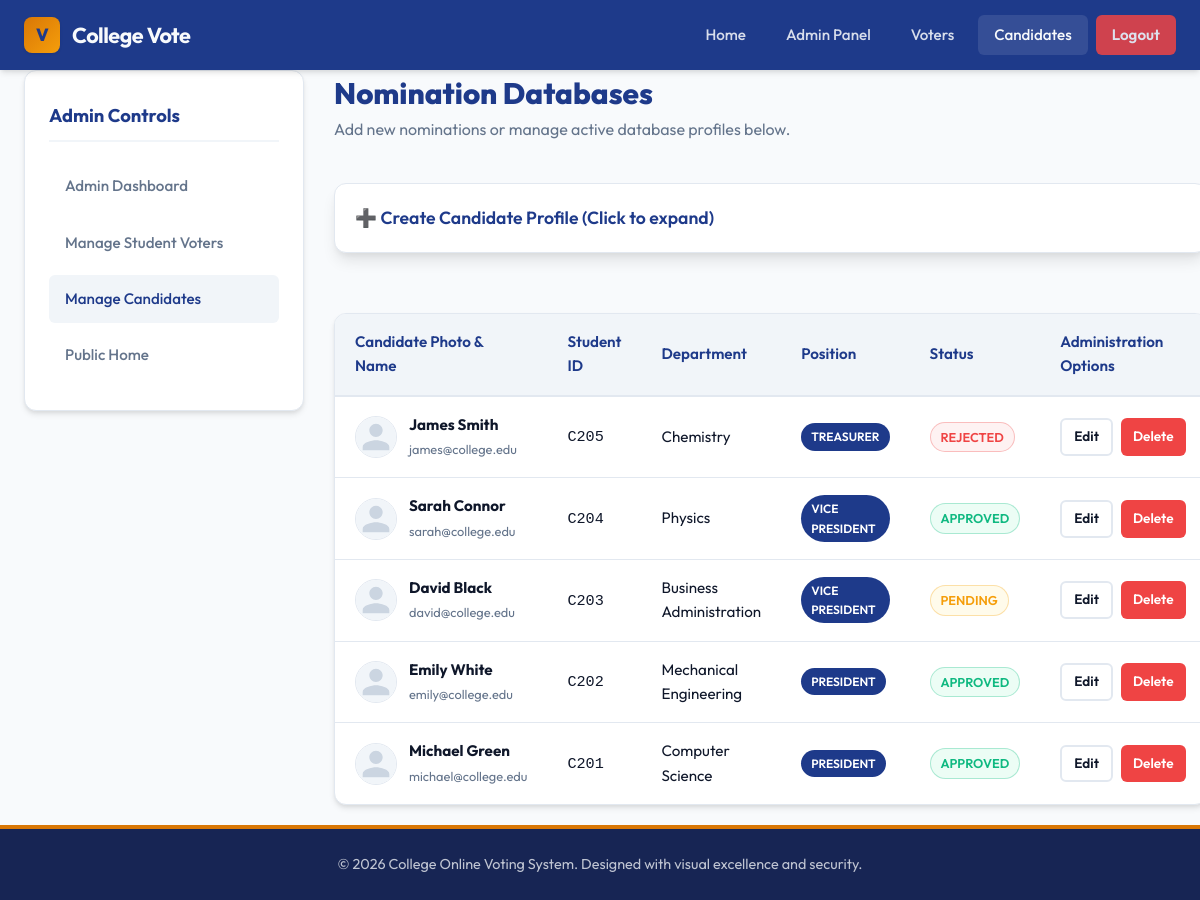
The app's page /admin/manage_candidates.php (signed in) with its own data.
### tables this page shows
CREATE TABLE IF NOT EXISTS `candidate_applications` (
  `id` INT AUTO_INCREMENT PRIMARY KEY,
  `student_id` VARCHAR(50) NOT NULL UNIQUE,
  `candidate_name` VARCHAR(100) NOT NULL,
  `department` VARCHAR(100) NOT NULL,
  `position` VARCHAR(100) NOT NULL,
  `email` VARCHAR(100) NOT NULL UNIQUE,
  `password` VARCHAR(255) NOT NULL,
  `photo` VARCHAR(255) NOT NULL,
  `manifesto` TEXT NOT NULL,
  `status` VARCHAR(20) DEFAULT 'Pending' NOT NULL  
);

### admin/manage_candidates.php (the view, shortened to what this page needs)
<?php
$active_page = "manage_candidates";
$path_prefix = "../";
include $path_prefix . 'config/db.php';
$error = "";
$action = $_GET['action'] ?? 'list';
$edit_id = intval($_GET['id'] ?? 0);
$edit_candidate = null;
$candidates_list = [];
try {
    $stmt = $pdo->query("SELECT * FROM candidate_applications ORDER BY id DESC");
    $candidates_list = $stmt->fetchAll();
} catch (PDOException $e) {
    $error = "Database fetch failure: " . $e->getMessage();
}
include $path_prefix . 'includes/header.php';
?>
<div class="dashboard-grid">
    <div class="dashboard-sidebar">
        <h3 class="sidebar-title">Admin Controls</h3>
        <ul class="sidebar-menu">
            <li><a href="dashboard.php" class="sidebar-link">Admin Dashboard</a></li>
            <li><a href="manage_students.php" class="sidebar-link">Manage Student Voters</a></li>
            <li><a href="manage_candidates.php" class="sidebar-link active">Manage Candidates</a></li>
            <li><a href="../index.php" class="sidebar-link">Public Home</a></li>
        </ul>
    </div>
    <div class="dashboard-content">
        <?php if ($action === 'edit' && $edit_candidate): ?>
            <!-- ==========================================================================
                 EDIT CANDIDATE FORM VIEW
                 ========================================================================== -->
            <div class="page-header">
                <div class="page-title">
                    <h1>Edit Candidate</h1>
                    <p>Modify nomination data and profiles for: <?php echo htmlspecialchars($edit_candidate['candidate_name']); ?></p>
                </div>
                <div>
                    <a href="manage_candidates.php" class="btn btn-outline btn-sm btn-inline">Back to List</a>
                </div>
            </div>
            <div class="form-card form-card-wide" style="margin: 0;">
                <form action="manage_candidates.php?action=edit&id=<?php echo $edit_id; ?>" method="POST" enctype="multipart/form-data" data-validate>
                    <input type="hidden" name="action_type" value="edit">
                    <div class="form-grid">
                        <div class="form-group">
                            <label for="candidate_name" class="form-label">Full Name</label>
                            <input type="text" id="candidate_name" name="candidate_name" class="form-control" required value="<?php echo htmlspecialchars($edit_candidate['candidate_name']); ?>">
                        </div>
                        <div class="form-group">
                            <label for="student_id" class="form-label">Student ID</label>
                            <input type="text" id="student_id" name="student_id" class="form-control" required value="<?php echo htmlspecialchars($edit_candidate['student_id']); ?>">
                        </div>
                    </div>
                    <div class="form-grid">
                        <div class="form-group">
                            <label for="department" class="form-label">Department</label>
                            <select id="department" name="department" class="form-control" required>
                                <option value="Computer Science" <?php echo $edit_candidate['department'] === 'Computer Science' ? 'selected' : ''; ?>>Computer Science</option>
                                <option value="Mechanical Engineering" <?php echo $edit_candidate['department'] === 'Mechanical Engineering' ? 'selected' : ''; ?>>Mechanical Engineering</option>
                                <option value="Electrical Engineering" <?php echo $edit_candidate['department'] === 'Electrical Engineering' ? 'selected' : ''; ?>>Electrical Engineering</option>
                                <option value="Business Administration" <?php echo $edit_candidate['department'] === 'Business Administration' ? 'selected' : ''; ?>>Business Administration</option>
                                <option value="Physics" <?php echo $edit_candidate['department'] === 'Physics' ? 'selected' : ''; ?>>Physics</option>
                                <option value="Chemistry" <?php echo $edit_candidate['department'] === 'Chemistry' ? 'selected' : ''; ?>>Chemistry</option>
                                <option value="Humanities" <?php echo $edit_candidate['department'] === 'Humanities' ? 'selected' : ''; ?>>Humanities</option>
                            </select>
                        </div>
                        <div class="form-group">
                            <label for="position" class="form-label">Position Applying For</label>
                            <select id="position" name="position" class="form-control" required>
                                <option value="President" <?php echo $edit_candidate['position'] === 'President' ? 'selected' : ''; ?>>President</option>
                                <option value="Vice President" <?php echo $edit_candidate['position'] === 'Vice President' ? 'selected' : ''; ?>>Vice President</option>
                                <option value="Secretary" <?php echo $edit_candidate['position'] === 'Secretary' ? 'selected' : ''; ?>>Secretary</option>
                                <option value="Treasurer" <?php echo $edit_candidate['position'] === 'Treasurer' ? 'selected' : ''; ?>>Treasurer</option>
                            </select>
                        </div>
                    </div>
                    <div class="form-grid">
                        <div class="form-group">
                            <label for="email" class="form-label">Email Address</label>
                            <input type="email" id="email" name="email" class="form-control" required value="<?php echo htmlspecialchars($edit_candidate['email']); ?>">
                        </div>
                        <div class="form-group">
                            <label for="status" class="form-label">nomination Status</label>
                            <select id="status" name="status" class="form-control" required>
                                <option value="Pending" <?php echo $edit_candidate['status'] === 'Pending' ? 'selected' : ''; ?>>Pending Evaluation</option>
                                <option value="Approved" <?php echo $edit_candidate['status'] === 'Approved' ? 'selected' : ''; ?>>Approved Candidate</option>
                                <option value="Rejected" <?php echo $edit_candidate['status'] === 'Rejected' ? 'selected' : ''; ?>>Rejected nomination</option>
                            </select>
                        </div>
                    </div>
                    <div class="form-group">
                        <label for="password" class="form-label">Password (Leave blank to keep current password)</label>
                        <input type="password" id="password" name="password" class="form-control" placeholder="Update password (optional)">
                    </div>
                    <div class="form-group">
                        <label class="form-label">Upload New Photo (Optional, replaces existing)</label>
                        <div class="photo-upload-container">
                            <?php
                                $preview_path = $path_prefix . "assets/images/uploads/" . $edit_candidate['photo'];
                                if (!file_exists($preview_path) || empty($edit_candidate['photo'])) {
                                    $preview_path = $path_prefix . "assets/images/" . $edit_candidate['photo'];
                                }
                                if (!file_exists($preview_path) || empty($edit_candidate['photo'])) {
                                    $preview_path = $path_prefix . "assets/images/default_candidate.svg";
                                }
                            ?>
                            <div id="photo-preview" class="photo-preview" style="background-image: url('<?php echo htmlspecialchars($preview_path); ?>'); background-size: cover; background-position: center;"></div>
                            <div style="flex-grow: 1;">
                                <input type="file" id="photo-input" name="photo" class="form-control" accept="image/*">
                            </div>
                        </div>
                    </div>
                    <div class="form-group">
                        <label for="manifesto" class="form-label">Manifesto / About Me</label>
                        <textarea id="manifesto" name="manifesto" class="form-control" required><?php echo htmlspecialchars($edit_candidate['manifesto']); ?></textarea>
                    </div>
                    <button type="submit" class="btn btn-secondary">Save Updates</button>
                </form>
            </div>
        <?php else: ?>
            <div class="page-header">
                <div class="page-title">
                    <h1>Nomination Databases</h1>
                    <p>Add new nominations or manage active database profiles below.</p>
                </div>
            </div>
            <details class="form-card" style="max-width: 100%; margin: 0; padding: 20px;" <?php echo (!empty($error) && isset($_POST['action_type']) && $_POST['action_type'] === 'add') ? 'open' : ''; ?>>
                <summary style="font-weight: 600; color: var(--primary); cursor: pointer; font-size: 1.1rem; outline: none; display: flex; align-items: center; gap: 8px;">
                    ➕ Create Candidate Profile (Click to expand)
                </summary>
            </details>
            <div class="table-responsive" style="margin-top: 30px;">
                <table class="table-premium">
                    <thead>
                        <tr>
                            <th>Candidate Photo & Name</th>
                            <th>Student ID</th>
                            <th>Department</th>
                            <th>Position</th>
                            <th>Status</th>
                            <th>Administration Options</th>
                        </tr>
                    </thead>
                    <tbody>
                        <?php if (count($candidates_list) === 0): ?>
                            <tr>
                                <td colspan="6" style="text-align: center; color: var(--text-muted);">No candidates exist in the system registry.</td>
                            </tr>
                        <?php else: ?>
                            <?php foreach ($candidates_list as $cand): ?>
                                <tr>
                                    <td>
                                        <div style="display: flex; align-items: center; gap: 12px;">
                                            <?php
                                                $path = $path_prefix . "assets/images/uploads/" . $cand['photo'];
                                                if (!file_exists($path) || empty($cand['photo'])) {
                                                    $path = $path_prefix . "assets/images/" . $cand['photo'];
                                                }
                                            ?>
                                            <img src="<?php echo htmlspecialchars($path); ?>" alt="" style="width: 42px; height: 42px; object-fit: cover; border-radius: 50%; border: 1px solid var(--border);">
                                            <div>
                                                <strong style="display: block;"><?php echo htmlspecialchars($cand['candidate_name']); ?></strong>
                                                <span style="font-size: 0.8rem; color: var(--text-muted);"><?php echo htmlspecialchars($cand['email']); ?></span>
                                            </div>
                                        </div>
                                    </td>
                                    <td><code><?php echo htmlspecialchars($cand['student_id']); ?></code></td>
                                    <td><?php echo htmlspecialchars($cand['department']); ?></td>
                                    <td><span class="badge badge-approved" style="background-color: var(--primary); color: white; border: none; font-size: 0.75rem;"><?php echo htmlspecialchars($cand['position']); ?></span></td>
                                    <td>
                                        <?php if ($cand['status'] === 'Approved'): ?>
                                            <span class="badge badge-approved">Approved</span>
                                        <?php elseif ($cand['status'] === 'Pending'): ?>
                                            <span class="badge badge-pending">Pending</span>
                                        <?php else: ?>
                                            <span class="badge badge-rejected">Rejected</span>
                                        <?php endif; ?>
                                    </td>
                                    <td>
                                        <div class="table-actions">
                                            <a href="manage_candidates.php?action=edit&id=<?php echo $cand['id']; ?>" class="btn btn-outline btn-sm btn-inline" style="padding: 6px 12px;">Edit</a>
                                            <a href="manage_candidates.php?action=delete&id=<?php echo $cand['id']; ?>" class="btn btn-danger btn-sm btn-inline" style="padding: 6px 12px; border: none;" onclick="return confirm('Are you sure you want to delete this candidate application?\n\nThis will also remove all associated votes cast for them.');">Delete</a>
                                        </div>
                                    </td>
                                </tr>
                            <?php endforeach; ?>
                        <?php endif; ?>
                    </tbody>
                </table>
            </div>
        <?php endif; ?>
    </div>
</div>
<?php include $path_prefix . 'includes/footer.php'; ?>

### includes/header.php (shortened to what this page needs)
<!DOCTYPE html>
<html lang="en">
<head>
    <link rel="stylesheet" href="<?php echo $path_prefix; ?>assets/css/style.css">
</head>
<body>
    <header>
        <div class="container nav-container">
            <div class="logo-section">
                <a href="<?php echo $path_prefix; ?>index.php">
                    <div class="logo-icon">V</div>
                    <span>College Vote</span>
                </a>
            </div>
            <nav class="nav-menu">
                <a href="<?php echo $path_prefix; ?>index.php" class="nav-link <?php echo ($active_page ?? '') === 'home' ? 'active' : ''; ?>">Home</a>
                <?php if (isset($_SESSION['student_id'])): ?>
                    <a href="<?php echo $path_prefix; ?>student/dashboard.php" class="nav-link <?php echo ($active_page ?? '') === 'student_dashboard' ? 'active' : ''; ?>">Voting Panel</a>
                    <a href="<?php echo $path_prefix; ?>student/logout.php" class="nav-link nav-btn-logout">Logout (<?php echo htmlspecialchars($_SESSION['student_name']); ?>)</a>
                <?php elseif (isset($_SESSION['admin_id'])): ?>
                    <a href="<?php echo $path_prefix; ?>admin/dashboard.php" class="nav-link <?php echo ($active_page ?? '') === 'admin_dashboard' ? 'active' : ''; ?>">Admin Panel</a>
                    <a href="<?php echo $path_prefix; ?>admin/manage_students.php" class="nav-link <?php echo ($active_page ?? '') === 'manage_students' ? 'active' : ''; ?>">Voters</a>
                    <a href="<?php echo $path_prefix; ?>admin/manage_candidates.php" class="nav-link <?php echo ($active_page ?? '') === 'manage_candidates' ? 'active' : ''; ?>">Candidates</a>
                    <a href="<?php echo $path_prefix; ?>admin/logout.php" class="nav-link nav-btn-logout">Logout</a>
                <?php endif; ?>
            </nav>
        </div>
    </header>
    <main class="container">

### includes/footer.php (shortened to what this page needs)
    </main>
    <footer>
        <div class="container">
            <p>&copy; <?php echo date('Y'); ?> College Online Voting System. Designed with visual excellence and security.</p>
        </div>
    </footer>
</body>
</html>

### records on screen
candidate_applications: photo (placeholder picture), candidate_name "James Smith", email "james@college.edu", student "C205", department "Chemistry", position "TREASURER", status "REJECTED"
candidate_applications: photo (placeholder picture), candidate_name "Sarah Connor", email "sarah@college.edu", student "C204", department "Physics", position "VICE PRESIDENT", status "APPROVED"
candidate_applications: photo (placeholder picture), candidate_name "David Black", email "david@college.edu", student "C203", department "Business Administration", position "VICE PRESIDENT", status "PENDING"
candidate_applications: photo (placeholder picture), candidate_name "Emily White", email "emily@college.edu", student "C202", department "Mechanical Engineering", position "PRESIDENT", status "APPROVED"
candidate_applications: photo (placeholder picture), candidate_name "Michael Green", email "michael@college.edu", student "C201", department "Computer Science", position "PRESIDENT", status "APPROVED"
